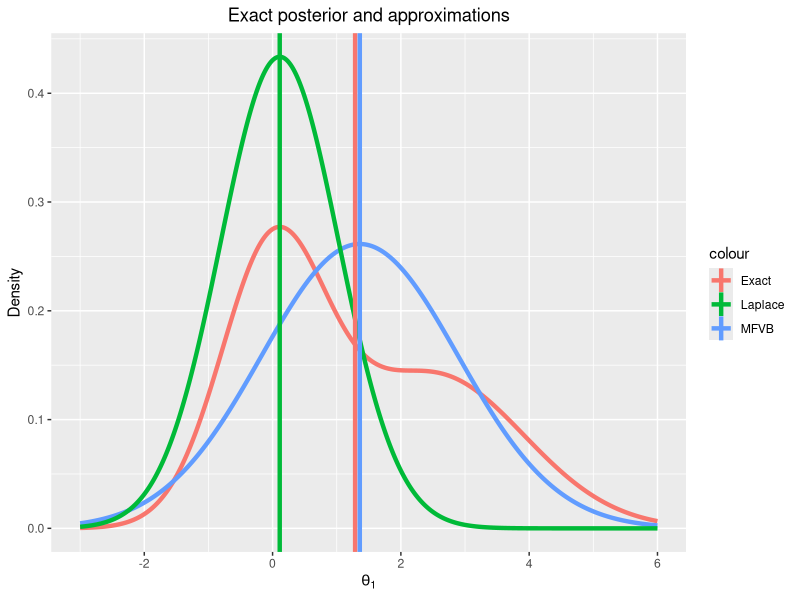
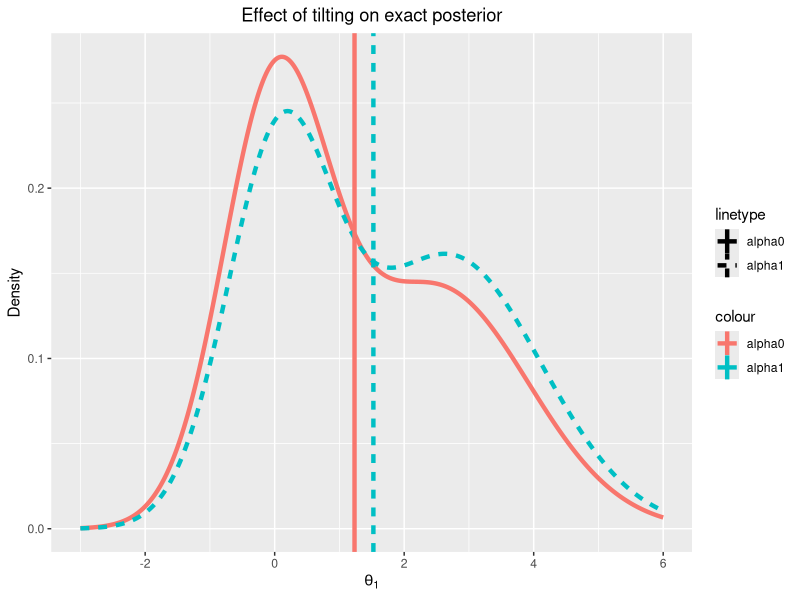
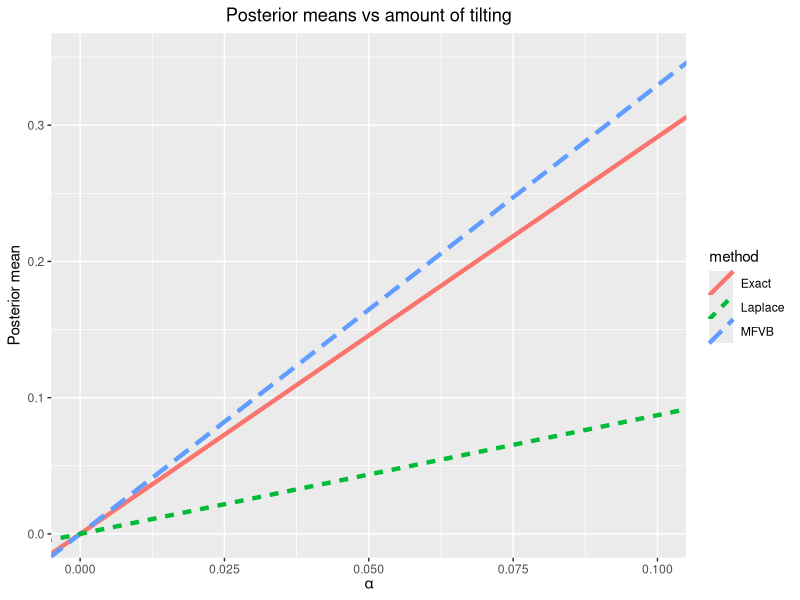
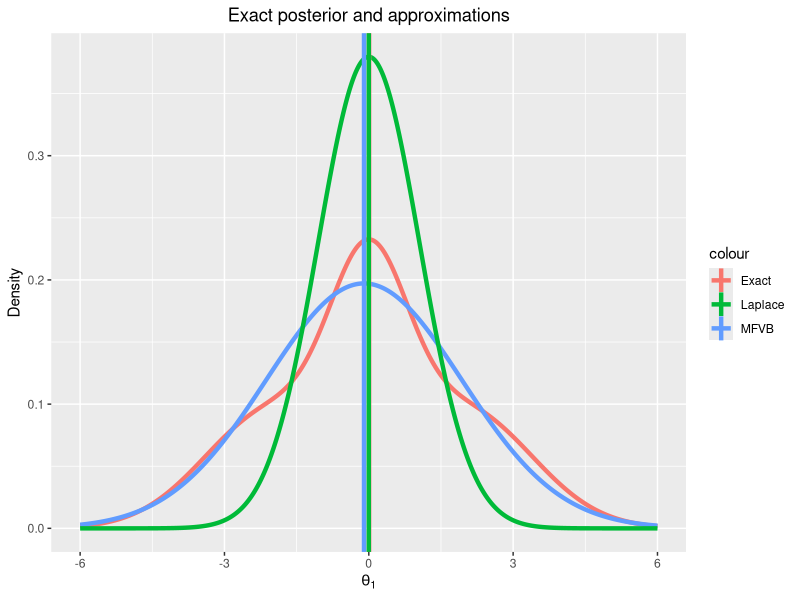
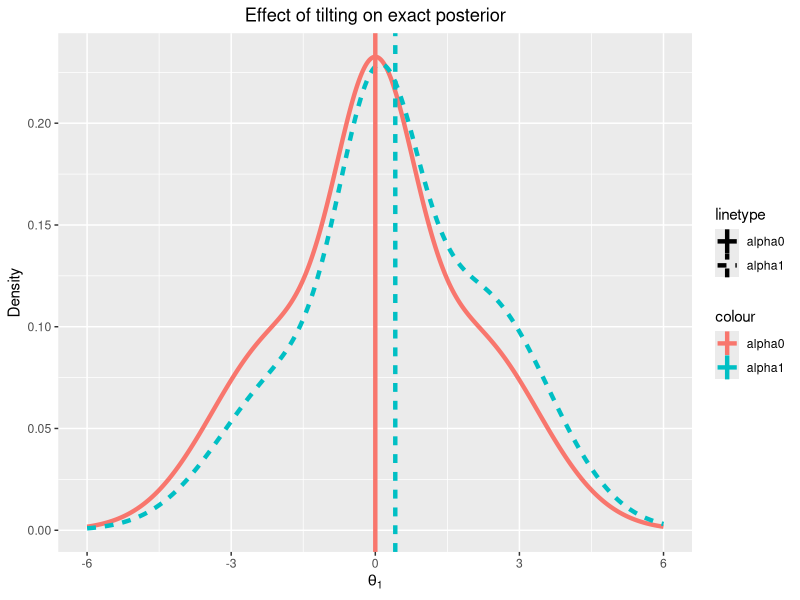
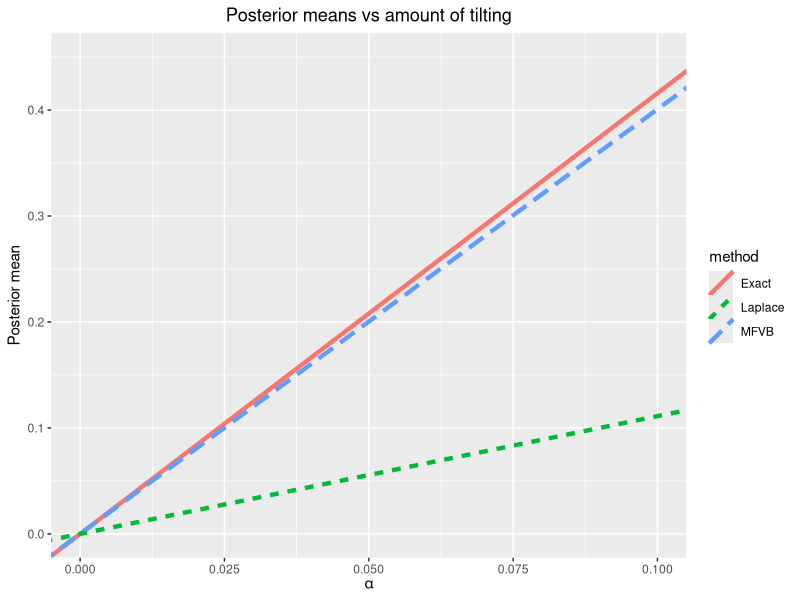
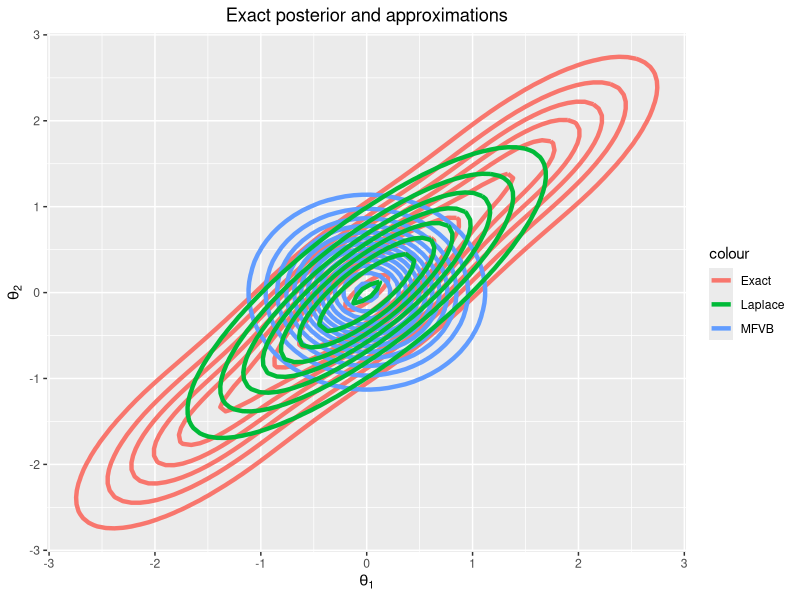
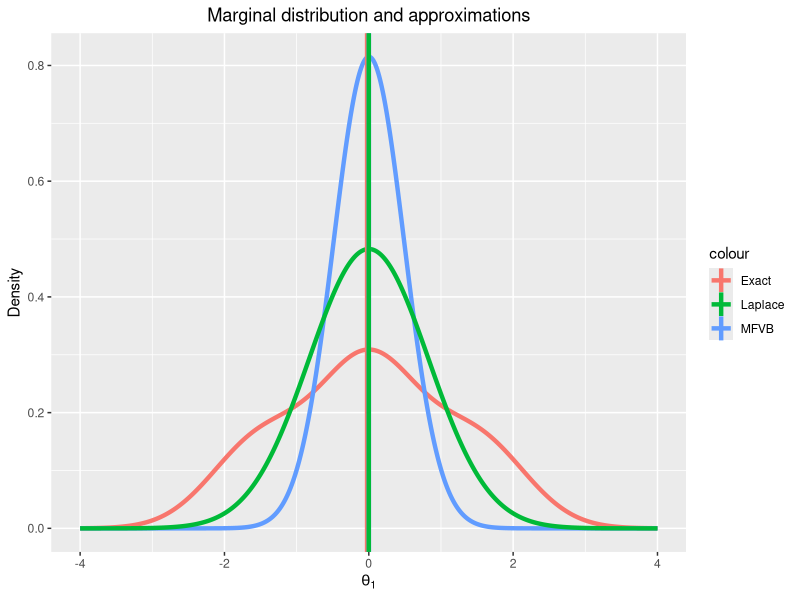

Generate these figures, in order, with R: (Note: a time limit stopped this script after it produced the figures.)
library(mvtnorm)
library(pracma)
library(ggplot2)

draws_std_normal_1d = function(M=1000){
  xi = rnorm(M, 0, 1) # M-vector
  return(xi)
}

draws_std_normal_2d = function(M=1000){
  xi = rmvnorm(M, mean=rep(0, 2), sigma=diag(2)) # M*2 matrix
  return(xi)
}

get_theta_from_xi_1d = function(xi, mu, sig){
  theta = sapply(xi, function(x){sig*x + mu}) # M-vector
  return(theta)
}

get_theta_from_xi_2d = function(xi, mu, sig){
  theta = t(apply(xi, 1, function(x){sig*x + mu})) # M*K matrix 
  return(theta)
}

KL_mf_1d = function(xi, theta, mu, sig, p, m, Sig, alpha=0){
  Kz = length(m)
  
  get_exact_logpdf_1d = function(x){
    pdf = 1/sqrt(2*pi*Sig)*exp(-1/(2*Sig)*(x-m)^2)
    res = log(sum(p*pdf)) + alpha*x
    # res = log(p[1]*sqrt(1/(2*pi*Sig[1]))*exp(-0.5/Sig[1]*(x-m[1])^2) +
    #   p[2]*sqrt(1/(2*pi*Sig[2]))*exp(-0.5/Sig[2]*(x-m[2])^2)) + alpha*x
    return(res)
  }
  
  kl = - mean(sapply(theta, function(x){get_exact_logpdf_1d(x)})) - log(sig)
  # gradient
  grad_logpdf = sapply(theta, function(x){grad(get_exact_logpdf_1d, x)}) # M-vector
  grad_mu = - mean(grad_logpdf) # K-vector
  grad_sig = - mean(grad_logpdf*xi) - 1/sig
  grad_eta = c(grad_mu, grad_sig)
  # hessian
  hessian_logpdf = sapply(theta, function(x){hessian(get_exact_logpdf_1d, x)}) # M-vector
  grad_mu2 = - mean(hessian_logpdf)
  grad_sig2 = - mean(hessian_logpdf*xi^2) + 1/sig^2
  grad_mu_sig = - mean(hessian_logpdf*xi)
  hessian_eta = matrix(c(grad_mu2, grad_mu_sig, grad_mu_sig, grad_sig2), 2, 2)
  
  KL = list(kl=kl, grad_eta=grad_eta, hessian_eta=hessian_eta)
  return(KL)
}

KL_mf_2d = function(xi, theta, mu, sig, p, m, Sig, alpha=0){
  Kz = length(m) # number of mixtures
  K = length(mu) # dimension
  
  get_exact_logpdf_2d = function(x){
    s1 = Sig[1,1,]
    s2 = Sig[2,2,]
    rho = Sig[1,2,]/sqrt(s1*s2)
    pdf = 1/(2*pi*sqrt(s1*s2*(1-rho^2)))*exp(-0.5/(1-rho^2)*((x[1]-m[,1])^2/s1+
          (x[2]-m[,2])^2/s2-2*rho*(x[1]-m[,1])*(x[2]-m[,2])/sqrt(s1*s2)))
    res = log(sum(p*pdf)) + alpha*x[1]
    return(res)
  }
  
  kl = - mean(apply(theta, 1, function(x){get_exact_logpdf_2d(x)})) - mean(log(sig))
  # gradient
  grad_logpdf = t(apply(theta, 1, function(x){grad(get_exact_logpdf_2d, x)})) # M*2 matrix
  grad_mu = - apply(grad_logpdf, 2, mean) # 2-vector
  grad_sig = - apply(grad_logpdf*xi, 2, mean) - 1/sig # 2-vector
  grad_eta = c(grad_mu, grad_sig) # 4-vector
  # hessian
  hessian_logpdf = t(apply(theta, 1, function(x){hessian(get_exact_logpdf_2d, x)})) # M*4 matrix
  grad_mu2 = - matrix(apply(hessian_logpdf, 2, mean), 2, 2) # 2*2 matirx
  grad_sig2 = - matrix(apply(hessian_logpdf*cbind(xi[,1]^2,xi[,1]*xi[,2],
                      xi[,1]*xi[,2],xi[,2]^2), 2, mean), 2, 2) + diag(1/sig^2)
  grad_mu_sig = - matrix(apply(hessian_logpdf*cbind(xi,xi), 2, mean), 2, 2)
  hessian_eta = matrix(0, 4, 4)
  hessian_eta[1:2,1:2] = grad_mu2
  hessian_eta[3:4,3:4] = grad_sig2
  hessian_eta[1:2,3:4] = hessian_eta[3:4,1:2] = grad_mu_sig
  
  KL = list(kl=kl, grad_eta=grad_eta, hessian_eta=hessian_eta)
  return(KL)
}

KL_opt_1d = function(xi, p, m, Sig, alpha=0, step=1, max_iter=500, tol=1e-6){
  mu = 1
  sig = 2
  eta = c(mu, sig)
  # get initial theta
  theta = get_theta_from_xi_1d(xi, mu, sig)
  # newton update
  kl_value = Inf
  for(j in 1:max_iter){
    kl = KL_mf_1d(xi=xi, theta=theta, mu=mu, sig=sig, p=p, m=m, Sig=Sig, alpha=alpha)
    kl_new = kl$kl
    print(eta)
    print(kl_new)
    J = kl$grad_eta
    H = kl$hessian_eta
    U = solve(H)
    eta_new = eta - step * U %*% J
    if(abs(kl_new - kl_value) < tol){
      break
    }
    eta = eta_new
    mu = eta[1]
    sig = eta[2]
    kl_value = kl_new
    # update theta
    theta = get_theta_from_xi_1d(xi, mu, sig)
  }
  res = list(mean_mf=eta[1], var_mf=eta[2]^2)
  return(res)
}

KL_opt_2d = function(xi, p, m, Sig, alpha=0, step=1, max_iter=500, tol=1e-6){
  mu = c(1, 1)
  sig = c(2, 2)
  eta = c(mu, sig)
  # get initial theta
  theta = get_theta_from_xi_2d(xi, mu, sig)
  # newton update
  kl_value = Inf
  for(j in 1:max_iter){
    kl = KL_mf_2d(xi=xi, theta=theta, mu=mu, sig=sig, p=p, m=m, Sig=Sig, alpha=alpha)
    # print(kl)
    kl_new = kl$kl
    print(eta)
    print(kl_new)
    J = kl$grad_eta
    H = kl$hessian_eta
    U = solve(H)
    eta_new = eta - step * U %*% J
    if(abs(kl_new - kl_value) < tol){
      break
    }
    eta = eta_new
    mu = eta[1:2]
    sig = eta[3:4]
    kl_value = kl_new
    # update theta
    theta = get_theta_from_xi_2d(xi, mu, sig)
  }
  res = list(mean_mf=eta[1:2], var_mf=eta[3:4]^2)
  return(res)
}

LR_var_1d = function(xi, mu, sig, p, m, Sig){
  # mu and sig are estimators of mfvb
  theta = get_theta_from_xi_1d(xi, mu, sig)
  # calculate g_eta
  g_eta = c(1, 0)
  # calculate H_eta2
  kl_at_opt = KL_mf_1d(xi, theta, mu, sig, p, m, Sig)
  H_eta2 = kl_at_opt$hessian_eta
  lr_var = sum(g_eta * solve(H_eta2) %*% g_eta)
  return(lr_var)
}

LR_var_2d = function(xi, mu, sig, p, m, Sig){
  # mu and sig are estimators of mfvb
  theta = get_theta_from_xi_2d(xi, mu, sig)
  # calculate g_eta
  g_eta = c(1, 0, 0, 0)
  # calculate H_eta2
  kl_at_opt_2d = KL_mf_2d(xi, theta, mu, sig, p, m, Sig)
  H_eta = kl_at_opt_2d$hessian_eta
  lr_var = sum(g_eta * solve(H_eta) %*% g_eta)
  return(lr_var)
}

lap_mean_var_1d = function(p, m, Sig, alpha=0){
  fun1 = function(x){
    pdf = 1/sqrt(2*pi*Sig)*exp(-1/(2*Sig)*(x-m)^2)
    res = log(sum(p*pdf)) + alpha*x
    # res = log(p[1]*sqrt(1/(2*pi*Sig[1]))*exp(-0.5/Sig[1]*(x-m[1])^2) +
    #   p[2]*sqrt(1/(2*pi*Sig[2]))*exp(-0.5/Sig[2]*(x-m[2])^2)) + alpha*x
    return(res)
  }
  lap = optimize(fun1, c(-2, 2), maximum=T)
  mean_lap = lap$maximum
  # calculate variance
  hess_at_max = hessian(fun1, mean_lap)
  var_lap = - 1 / hess_at_max
  res = list(mean_lap=mean_lap, var_lap=var_lap)
  return(res)
}

lap_mean_var_2d = function(p, m, Sig, alpha=0){
  fun2 = function(x){
    s1 = Sig[1,1,]
    s2 = Sig[2,2,]
    rho = Sig[1,2,]/sqrt(s1*s2)
    pdf = 1/(2*pi*sqrt(s1*s2*(1-rho^2)))*exp(-0.5/(1-rho^2)*((x[1]-m[,1])^2/s1+
        (x[2]-m[,2])^2/s2-2*rho*(x[1]-m[,1])*(x[2]-m[,2])/sqrt(s1*s2)))
    res = log(sum(p*pdf)) + alpha*x[1]
    return(-res) # make is a minimization problem
  }
  lap = optim(c(0, 0), fun2, hessian=T)
  mean_lap = lap$par
  # calculate variance
  hess_at_max = lap$hessian
  var_lap = solve(hess_at_max)
  res = list(mean_lap=mean_lap, var_lap=var_lap)
  return(res)
}

draws_mixture_1d = function(p, m, Sig, M=1000){
  # Kz-component mixture model
  I = rmultinom(M, size=1, prob=p)
  d = apply(I, 2, function(x){
    k = which(x==1)
    rnorm(1, mean=m[k], sd=sqrt(Sig[k]))
  })
  return(d)
}

draws_mixture_2d = function(p, m, Sig, M=1000){
  I = rmultinom(M, size=1, prob=p)
  d = apply(I, 2, function(x){
    k = which(x==1)
    rmvnorm(1, mean=m[k,], sigma=Sig[,,k])
  }) # 2*M matrix
  return(t(d)) # M*2 matrix
}

mc_mean_var_1d = function(p, m, Sig, M=1000){
  draws = draws_mixture_1d(p, m, Sig, M)
  mean_mc = mean(draws)
  var_mc = mean(draws^2) - mean_mc^2
  res = list(mean_mc=mean_mc, var_mc=var_mc)
  return(res)
}

mc_mean_var_2d = function(p, m, Sig, M=1000){
  draws = draws_mixture_2d(p, m, Sig, M) # M*2 matrix
  mean_mc = apply(draws, 2, mean) # 2-vector
  var_mc = t(draws)%*%draws/M - mean_mc%*%t(mean_mc) # 2*2 matrix
  maginal_var_mc = c(var_mc[1,1], var_mc[2,2]) # 2-vector
  res = list(mean_mc=mean_mc, var_mc=var_mc)
  return(res)
}

##### univariate skewed distribution #####
# 2-component
set.seed(1)
p = c(0.5, 0.5)
m = c(0, 2.5) # true mean
Sig = c(2/3, 2) # true variance
alpha = 0
M = 1000

xi = draws_std_normal_1d(M)

# compute mean-field mean and variance
res_mf = KL_opt_1d(xi, p, m, Sig, alpha=0, step=0.1)
mean_mf = res_mf$mean_mf
var_mf = res_mf$var_mf
sig_mf = sqrt(var_mf)

# compute exact mean and variance using MC
res_mc = mc_mean_var_1d(p, m, Sig, M)
mean_mc = res_mc$mean_mc
var_mc = res_mc$var_mc

# compute laplace mean and variance
res_lap = lap_mean_var_1d(p, m, Sig, alpha)
mean_lap = res_lap$mean_lap
var_lap = res_lap$var_lap

# compute lrvb variance
var_lr = LR_var_1d(xi, mean_mf, sig_mf, p, m, Sig)

# result
res_uni_skew = list(Metric=c('mean','var'),Exact=c(mean_mc,var_mc),
                    LRVB=c(mean_mf,var_lr),MFVB=c(mean_mf,var_mf),
                    Laplace=c(mean_lap,var_lap))
res_uni_skew

##### plot #####
# exact posterior and approximations
x1 = seq(-3, 6, length.out=1000)
exact_pdf_uni = function(x, alpha){
  pdf = 1/sqrt(2*pi*Sig)*exp(-1/(2*Sig)*(x-m)^2)
  res = sum(p*pdf) * exp(alpha*x)
  return(res)
}
alpha = 0
p_exact = sapply(x1, exact_pdf_uni, alpha)
p_exact = p_exact/(sum(p_exact)*9/1000) # normalize
p_mfvb = dnorm(x1, mean=mean_mf, sd=sqrt(var_mf))
p_mfvb = p_mfvb/(sum(p_mfvb)*9/1000)
p_lap = dnorm(x1, mean=mean_lap, sd=sqrt(var_lap))
p_lap = p_lap/(sum(p_lap)*9/1000)
plot_uni_skew = data.frame(x=x1, Exact=p_exact, MFVB=p_mfvb, Laplace=p_lap)
png('uni_skew_pdf.png')
ggplot(data=plot_uni_skew) +
  geom_line(aes(x=x1, y=Exact, color='Exact'), size=1.5) +
  geom_line(aes(x=x1, y=MFVB, color='MFVB'), size=1.5) +
  geom_line(aes(x=x1, y=Laplace, color='Laplace'), size=1.5) +
  geom_vline(aes(xintercept=mean_mc, color='Exact'), size=1.5) +
  geom_vline(aes(xintercept=mean_mf, color='MFVB'), size=1.5) +
  geom_vline(aes(xintercept=mean_lap, color='Laplace'), size=1.5) +
  ggtitle('Exact posterior and approximations') +
  xlab(expression(theta[1])) +
  ylab('Density') +
  theme(plot.title=element_text(hjust=0.5))
dev.off()

# effect of tilting on exact posterior
alpha = 0.1
p_exact_01 = sapply(x1, exact_pdf_uni, alpha)
p_exact_01 = p_exact_01/(sum(p_exact_01)*9/1000)
tilt_pdf = data.frame(x=x1, alpha0=p_exact, alpha1=p_exact_01)
mean_exact = sum(x1*p_exact)*9/1000
mean_exact_01 = sum(x1*p_exact_01)*9/1000
png('uni_skew_tilt_pdf.png')
ggplot(data=tilt_pdf) +
  geom_line(aes(x=x1, y=alpha0, color='alpha0', lty='alpha0'), size=1.5) +
  geom_line(aes(x=x1, y=alpha1, color='alpha1', lty='alpha1'), size=1.5) +
  geom_vline(aes(xintercept=mean_exact, color='alpha0', lty='alpha0'), size=1.5) +
  geom_vline(aes(xintercept=mean_exact_01, color='alpha1', lty='alpha1'), size=1.5) +
  ggtitle('Effect of tilting on exact posterior') +
  xlab(expression(theta[1])) +
  ylab('Density') +
  theme(plot.title=element_text(hjust=0.5))
dev.off()

# posterior means vs amount of tilting
res_mf_01 = KL_opt_1d(xi, p, m, Sig, alpha=0.1, step=0.1)
mean_mf_01 = res_mf_01$mean_mf
res_lap_01 = lap_mean_var_1d(p, m, Sig, alpha=0.1)
mean_lap_01 = res_lap_01$mean_lap
slope_exact = (mean_exact_01 - mean_exact)/0.1
slope_mf = (mean_mf_01 - mean_mf)/0.1
slope_lap = (mean_lap_01 - mean_lap)/0.1
plot_mean = data.frame(method=c('Exact', 'MFVB', 'Laplace'), 
                       slope=c(slope_exact, slope_mf, slope_lap))
png('uni_skew_mean_tilt.png')
ggplot(data=plot_mean) +
  geom_abline(aes(intercept=0, slope=slope, color=method, lty=method), size=1.5) +
  xlim(0, 0.1) +
  ylim(0, 0.35) +
  ggtitle('Posterior means vs amount of tilting') +
  xlab(expression(alpha)) +
  ylab('Posterior mean') +
  theme(plot.title=element_text(hjust=0.5))
dev.off()


##### univariate over-dispersed distribution #####
set.seed(2)
p = c(1/3, 1/3, 1/3)
m = c(-2, 0, 2)
Sig = c(2, 2/3, 2)
alpha = 0
M = 1000

xi = draws_std_normal_1d(M)

# compute mean-field mean and variance
res_mf = KL_opt_1d(xi, p, m, Sig, alpha, step=0.1)
mean_mf = res_mf$mean_mf
var_mf = res_mf$var_mf
sig_mf = sqrt(var_mf)

# compute exact mean and variance using MC
res_mc = mc_mean_var_1d(p, m, Sig, M)
mean_mc = res_mc$mean_mc
var_mc = res_mc$var_mc

# compute laplace mean and variance
res_lap = lap_mean_var_1d(p, m, Sig, alpha)
mean_lap = res_lap$mean_lap
var_lap = res_lap$var_lap

# compute lrvb variance
var_lr = LR_var_1d(xi, mean_mf, sig_mf, p, m, Sig)

# result
res_uni_over = list(Metric=c('mean','var'),Exact=c(mean_mc,var_mc),
                    LRVB=c(mean_mf,var_lr),MFVB=c(mean_mf,var_mf),
                    Laplace=c(mean_lap,var_lap))
res_uni_over

##### plot #####
# exact posterior and approximations
x1 = seq(-6, 6, length.out=1000)
alpha = 0
p_exact = sapply(x1, exact_pdf_uni, alpha)
p_exact = p_exact/(sum(p_exact)*12/1000) # normalize
p_mfvb = dnorm(x1, mean=mean_mf, sd=sqrt(var_mf))
p_mfvb = p_mfvb/(sum(p_mfvb)*12/1000)
p_lap = dnorm(x1, mean=mean_lap, sd=sqrt(var_lap))
p_lap = p_lap/(sum(p_lap)*12/1000)
plot_uni_over = data.frame(x=x1, Exact=p_exact, MFVB=p_mfvb, Laplace=p_lap)
png('uni_over_pdf.png')
ggplot(data=plot_uni_over) +
  geom_line(aes(x=x1, y=Exact, color='Exact'), size=1.5) +
  geom_line(aes(x=x1, y=MFVB, color='MFVB'), size=1.5) +
  geom_line(aes(x=x1, y=Laplace, color='Laplace'), size=1.5) +
  geom_vline(aes(xintercept=mean_mc, color='Exact'), size=1.5) +
  geom_vline(aes(xintercept=mean_mf, color='MFVB'), size=1.5) +
  geom_vline(aes(xintercept=mean_lap, color='Laplace'), size=1.5) +
  ggtitle('Exact posterior and approximations') +
  xlab(expression(theta[1])) +
  ylab('Density') +
  theme(plot.title=element_text(hjust=0.5))
dev.off()

# effect of tilting on exact posterior
alpha = 0.1
p_exact_01 = sapply(x1, exact_pdf_uni, alpha)
p_exact_01 = p_exact_01/(sum(p_exact_01)*12/1000)
tilt_pdf = data.frame(x=x1, alpha0=p_exact, alpha1=p_exact_01)
mean_exact = sum(x1*p_exact)*12/1000
mean_exact_01 = sum(x1*p_exact_01)*12/1000
png('uni_over_tilt_pdf.png')
ggplot(data=tilt_pdf) +
  geom_line(aes(x=x1, y=alpha0, color='alpha0', lty='alpha0'), size=1.5) +
  geom_line(aes(x=x1, y=alpha1, color='alpha1', lty='alpha1'), size=1.5) +
  geom_vline(aes(xintercept=mean_exact, color='alpha0', lty='alpha0'), size=1.5) +
  geom_vline(aes(xintercept=mean_exact_01, color='alpha1', lty='alpha1'), size=1.5) +
  ggtitle('Effect of tilting on exact posterior') +
  xlab(expression(theta[1])) +
  ylab('Density') +
  theme(plot.title=element_text(hjust=0.5))
dev.off()

# posterior means vs amount of tilting
res_mf_01 = KL_opt_1d(xi, p, m, Sig, alpha=0.1, step=0.1)
mean_mf_01 = res_mf_01$mean_mf
res_lap_01 = lap_mean_var_1d(p, m, Sig, alpha=0.1)
mean_lap_01 = res_lap_01$mean_lap
slope_exact = (mean_exact_01 - mean_exact)/0.1
slope_mf = (mean_mf_01 - mean_mf)/0.1
slope_lap = (mean_lap_01 - mean_lap)/0.1
plot_mean = data.frame(method=c('Exact', 'MFVB', 'Laplace'), 
                       slope=c(slope_exact, slope_mf, slope_lap))
png('uni_over_mean_tilt.png')
ggplot(data=plot_mean) +
  geom_abline(aes(intercept=0, slope=slope, color=method, lty=method), size=1.5) +
  xlim(0, 0.1) +
  ylim(0, 0.45) +
  ggtitle('Posterior means vs amount of tilting') +
  xlab(expression(alpha)) +
  ylab('Posterior mean') +
  theme(plot.title=element_text(hjust=0.5))
dev.off()


##### bivariate over-dispersed distribution #####
set.seed(3)
M = 1000
w_diff = 0.15
p = c(1/3-0.5*w_diff, 1/3+w_diff, 1/3-0.5*w_diff)
delta = 1.5
m = matrix(1,3,2)
m[1,] = -delta*m[1,]
m[2,] = 0
m[3,] = delta*m[3,]
sd_narrowness = 0.4
sd_scale = 0.6
get_rotation_matrix = function(x){
  return(matrix(c(cos(x),sin(x),-sin(x),cos(x)), 2, 2))
}
rotate_mat = function(mat, x){
  rot_mat = get_rotation_matrix(x)
  return(rot_mat%*%mat%*%solve(rot_mat))
}
Sig0 = diag(c(1,sd_narrowness^2))*(sd_scale*delta)^2
Sig = rotate_mat(Sig0, pi/4)
Sig = replicate(3, Sig, simplify='array')
alpha = 0

xi = draws_std_normal_2d(M)

# compute mean-field mean and variance
res_mf = KL_opt_2d(xi, p, m, Sig, alpha, step=0.1)
mean_mf = res_mf$mean_mf
var_mf = res_mf$var_mf
sig_mf = sqrt(var_mf)

# compute exact mean and variance using MC
res_mc = mc_mean_var_2d(p, m, Sig, M)
mean_mc = res_mc$mean_mc
var_mc = res_mc$var_mc

# compute laplace mean and variance
res_lap = lap_mean_var_2d(p, m, Sig, alpha)
mean_lap = res_lap$mean_lap
var_lap = res_lap$var_lap

# compute lrvb variance
var_lr = LR_var_2d(xi, mean_mf, sig_mf, p, m, Sig)

# result
res_bi_over = list(Metric=c('mean','var'),Exact=c(mean_mc[1],var_mc[1,1]),
                    LRVB=c(mean_mf[1],var_lr),MFVB=c(mean_mf[1],var_mf[1]),
                    Laplace=c(mean_lap[1],var_lap[1,1]))
res_bi_over

##### plot #####
# exact posterior and approximations
x1 = seq(-4, 4, length.out=100)
x1 = as.matrix(expand.grid(x=x1, y=x1))
exact_pdf_bi_over = function(x, alpha){
  s1 = Sig[1,1,]
  s2 = Sig[2,2,]
  rho = Sig[1,2,]/sqrt(s1*s2)
  pdf = 1/(2*pi*sqrt(s1*s2*(1-rho^2)))*exp(-0.5/(1-rho^2)*((x[1]-m[,1])^2/s1+
                                                             (x[2]-m[,2])^2/s2-2*rho*(x[1]-m[,1])*(x[2]-m[,2])/sqrt(s1*s2)))
  res = sum(p*pdf)*exp(alpha*x[1])
  return(res)
}
alpha = 0
p_exact = apply(x1, 1, exact_pdf_bi_over, alpha)
p_exact = p_exact/(sum(p_exact)*16/10000) # normalize
p_mfvb = dmvnorm(x1, mean=mean_mf, sigma=diag(var_mf))
p_mfvb = p_mfvb/(sum(p_mfvb)*16/10000)
p_lap = dmvnorm(x1, mean=mean_lap, sigma=var_lap)
p_lap = p_lap/(sum(p_lap)*16/10000)
plot_bi_over = data.frame(x=x1, Exact=p_exact, MFVB=p_mfvb, Laplace=p_lap)
png('bi_over_contour.png')
ggplot(data=plot_bi_over) +
  geom_contour(aes(x=x1[,1], y=x1[,2], z=Exact, color='Exact'), size=1.5) +
  geom_contour(aes(x=x1[,1], y=x1[,2], z=MFVB, color='MFVB'), size=1.5) +
  geom_contour(aes(x=x1[,1], y=x1[,2], z=Laplace, color='Laplace'), size=1.5) +
  ggtitle('Exact posterior and approximations') +
  xlab(expression(theta[1])) +
  ylab(expression(theta[2])) +
  theme(plot.title=element_text(hjust=0.5))
dev.off()

# marginal distribution and approximations
marginal_bi_over = function(x, alpha){
  pdf = 1/sqrt(2*pi*Sig[1,1,])*exp(-1/(2*Sig[1,1,])*(x-m[,1])^2)
  res = sum(p*pdf) * exp(alpha*x)
  return(res)
}
x1 = seq(-4, 4, length.out=1000)
p_exact = sapply(x1, marginal_bi_over, alpha)
p_exact = p_exact/(sum(p_exact)*8/1000) # normalize
p_mfvb = dnorm(x1, mean=mean_mf[1], sd=sqrt(var_mf[1]))
p_mfvb = p_mfvb/(sum(p_mfvb)*8/1000)
p_lap = dnorm(x1, mean=mean_lap[1], sd=sqrt(var_lap[1,1]))
p_lap = p_lap/(sum(p_lap)*8/1000)
plot_bi_over = data.frame(x=x1, Exact=p_exact, MFVB=p_mfvb, Laplace=p_lap)
png('bi_over_marginal.png')
ggplot(data=plot_bi_over) +
  geom_line(aes(x=x1, y=Exact, color='Exact'), size=1.5) +
  geom_line(aes(x=x1, y=MFVB, color='MFVB'), size=1.5) +
  geom_line(aes(x=x1, y=Laplace, color='Laplace'), size=1.5) +
  geom_vline(aes(xintercept=mean_mc[1], color='Exact'), size=1.5) +
  geom_vline(aes(xintercept=mean_mf[1], color='MFVB'), size=1.5) +
  geom_vline(aes(xintercept=mean_lap[1], color='Laplace'), size=1.5) +
  ggtitle('Marginal distribution and approximations') +
  xlab(expression(theta[1])) +
  ylab('Density') +
  theme(plot.title=element_text(hjust=0.5))
dev.off()

# posterior means vs amount of tilting
p_exact_01 = sapply(x1, marginal_bi_over, alpha=0.1)
p_exact_01 = p_exact_01/(sum(p_exact_01)*8/1000)
mean_exact = sum(x1*p_exact)*8/1000
mean_exact_01 = sum(x1*p_exact_01)*8/1000
res_mf_01 = KL_opt_2d(xi, p, m, Sig, alpha=0.1, step=0.1)
mean_mf_01 = res_mf_01$mean_mf
res_lap_01 = lap_mean_var_2d(p, m, Sig, alpha=0.1)
mean_lap_01 = res_lap_01$mean_lap
slope_exact = (mean_exact_01[1] - mean_exact[1])/0.1
slope_mf = (mean_mf_01[1] - mean_mf[1])/0.1
slope_lap = (mean_lap_01[1] - mean_lap[1])/0.1
plot_mean = data.frame(method=c('Exact', 'MFVB', 'Laplace'), 
                       slope=c(slope_exact, slope_mf, slope_lap))
png('bi_over_mean_tilt.png')
ggplot(data=plot_mean) +
  geom_abline(aes(intercept=0, slope=slope, color=method, lty=method), size=1.5) +
  xlim(0, 0.01) +
  ylim(0, 0.018) +
  ggtitle('Posterior means vs amount of tilting') +
  xlab(expression(alpha)) +
  ylab('Posterior mean') +
  theme(plot.title=element_text(hjust=0.5))
dev.off()
